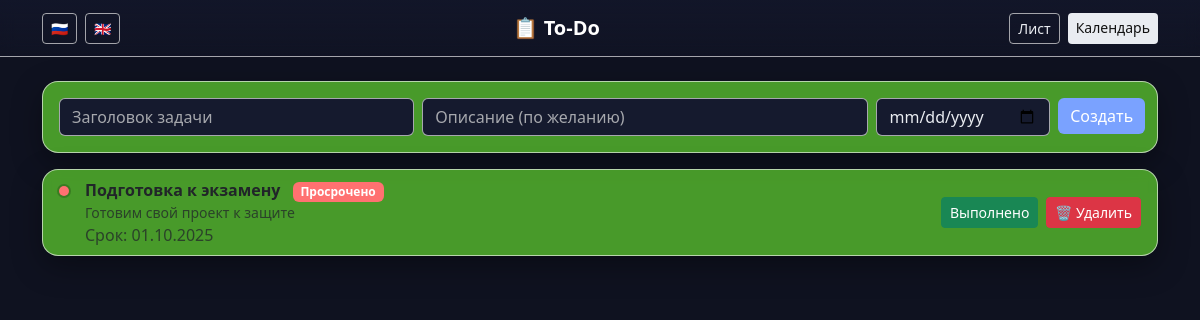
Before: / with the older database file.
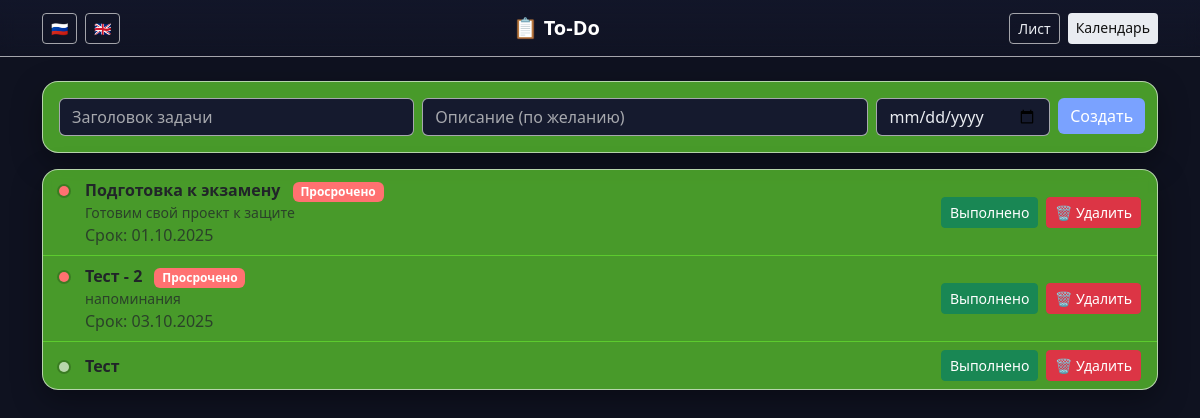
After: the same page with the newer database file.
### tables this page shows
CREATE TABLE tasks (
            id INTEGER PRIMARY KEY AUTOINCREMENT,
            title TEXT NOT NULL,
            description TEXT,
            due_date TEXT, -- ISO формат YYYY-MM-DD
            complete INTEGER NOT NULL DEFAULT 0,
            created_at TEXT DEFAULT (datetime('now')),
            completed_at TEXT
        );

### app.py (the view)
@app.route("/")
def index():
    conn = get_db_connection()
    tasks = conn.execute(
        "SELECT * FROM tasks ORDER BY complete ASC, due_date IS NULL, due_date ASC, id DESC"
    ).fetchall()
    conn.close()
    has_today = any(is_today(t) and not t["complete"] for t in tasks)
    return render_template("index.html", tasks=tasks, is_overdue=is_overdue, is_today=is_today, has_today=has_today)

### app.py (called while the page is built)
@app.context_processor
def inject_translations():
    lang = request.args.get("lang", "ru")
    return dict(
        t=translations.get(lang, translations["ru"]),
        current_lang=lang
    )

def get_db_connection():
    conn = sqlite3.connect(DB_PATH)
    conn.row_factory = sqlite3.Row
    return conn

@app.template_filter("human_date")
def human_date(value):
    if not value:
        return ""
    try:
        d = datetime.strptime(value, "%Y-%m-%d").date()
        return d.strftime("%d.%m.%Y")
    except Exception:
        return value

def is_overdue(task):
    if task["complete"]:
        return False
    due = task["due_date"]
    if not due:
        return False
    try:
        d = datetime.strptime(due, "%Y-%m-%d").date()
        return d < date.today()
    except:
        return False

def is_today(task):
    due = task["due_date"]
    if not due:
        return False
    try:
        d = datetime.strptime(due, "%Y-%m-%d").date()
        return d == date.today()
    except:
        return False

### templates/index.html (shortened to what this page needs)
{% extends "base.html" %}
{% block content %}
<div class="card card-glass mb-3">
  <div class="card-body">
    <form action="{{ url_for('add') }}" method="post" class="row g-2 align-items-start">
      <div class="col-12 col-md-4">
        <input type="text" name="title" class="form-control form-control-dark" placeholder="{{ t['task_title'] }}" required>
      </div>
      <div class="col-12 col-md-5">
        <input type="text" name="description" class="form-control form-control-dark" placeholder="{{ t['task_description'] }}">
      </div>
      <div class="col-8 col-md-2">
        <input type="date" name="due_date" class="form-control form-control-dark" placeholder="{{ t['task_due'] }}">
      </div>
      <div class="col-4 col-md-1 d-grid">
        <button type="submit" class="btn btn-primary">{{ t["add_task"] }}</button>
      </div>
    </form>
  </div>
</div>
<ul class="list-group list-group-flush shadow-soft">
  {% for task in tasks %}
  <li class="list-group-item item-dark d-flex flex-column flex-md-row justify-content-between align-items-start align-items-md-center gap-2"
      data-due="{{ task.due_date }}"
      data-title="{{ task.title }}">
    <div class="d-flex align-items-start gap-3">
      <div class="status-dot {% if task.complete %}done{% elif is_overdue(task) %}overdue{% elif is_today(task) %}today{% endif %}"></div>
      <div>
        <div class="fw-semibold {% if task.complete %}text-decoration-line-through opacity-75{% endif %}">
          {{ task.title }}
          {% if is_overdue(task) %}<span class="badge bg-danger ms-2">{{ t["overdue"] }}</span>{% endif %}
        </div>
        {% if task.description %}
          <div class="text-muted small">{{ task.description }}</div>
        {% endif %}
        {% if task.due_date %}
          <div class="text-muted xsmall">Срок: {{ task.due_date|human_date }}</div>
        {% endif %}
      </div>
    </div>
    <div class="d-flex gap-2">
      {% if not task.complete %}
        <a href="{{ url_for('complete', task_id=task.id) }}" class="btn btn-success btn-sm">{{ t["complete"] }}</a>
      {% else %}
        <a href="{{ url_for('uncomplete', task_id=task.id) }}" class="btn btn-outline-secondary btn-sm">{{ t["uncomplete"] }}</a>
      {% endif %}
      <a href="{{ url_for('delete', task_id=task.id) }}" class="btn btn-danger btn-sm">🗑 {{ t["delete"] }}</a>
    </div>
  </li>
  {% endfor %}
</ul>
{% endblock %}

### templates/base.html (shortened to what this page needs)
<!DOCTYPE html>
<html lang="ru">
<head>
  <link href="https://cdn.jsdelivr.net/npm/bootstrap@5.3.2/dist/css/bootstrap.min.css" rel="stylesheet">
  <link href="{{ url_for('static', filename='style.css') }}" rel="stylesheet">
</head>
<body class="bg-app text-app">
  <nav class="navbar navbar-dark navbar-blur mb-4">
    <div class="container d-flex justify-content-between align-items-center">
      <div class="d-flex gap-2">
        <a class="btn btn-outline-light btn-sm" href="{{ url_for('index', lang='ru') }}">🇷🇺</a>
        <a class="btn btn-outline-light btn-sm" href="{{ url_for('index', lang='en') }}">🇬🇧</a>
      </div>
      <a class="navbar-brand fw-semibold" href="{{ url_for('index', lang=current_lang) }}">📋 To-Do</a>
      <div class="d-flex gap-2">
        <a class="btn btn-outline-light btn-sm" href="{{ url_for('index', lang=current_lang) }}">{{ t["list"] }}</a>
        <a class="btn btn-light btn-sm" href="{{ url_for('calendar_view', lang=current_lang) }}">{{ t["calendar"] }}</a>
      </div>
    </div>
  </nav>
  <main class="container mb-5">
    {% block content %}{% endblock %}
  </main>
</body>
</html>

### static/style.css (style rules this page uses)
:root { --bg: #0f1220; --bg-soft: #151a2e; --bg-glass: rgba(106, 232, 49, 0.64); --text: #e9ecf1; --muted: rgba(248, 248, 246, 0.64); --primary: #7aa2ff; --success: #5ad19a; --danger: #ff7171; --info: #67d4ff; --border: rgba(248, 248, 246, 0.64); --shadow: 0 10px 30px rgba(0,0,0,0.35); }
html, body { background: var(--bg); color: var(--text); }
.bg-app { background: var(--bg); }
.text-app { color: var(--text); }
.navbar-blur { background: linear-gradient(180deg, rgba(20,24,45,0.7), rgba(20,24,45,0.3)); backdrop-filter: blur(8px); border-bottom: 1px solid var(--border); }
.card-glass, .shadow-soft { background: var(--bg-glass); backdrop-filter: blur(6px); border: 1px solid var(--border); box-shadow: var(--shadow); border-radius: 16px; }
.list-group-flush .list-group-item { background: transparent; border-color: var(--bg-glass); }
.item-dark { background: linear-gradient(180deg, rgba(255,255,255,0.03), rgba(163, 178, 154, 0.64)); }
.form-control-dark { background: var(--bg-soft); color: var(--text); border: 1px solid var(--border); }
.form-control-dark::placeholder { color: var(--muted); }
.btn-primary { background: var(--primary); border: none; }
.btn-outline-light { border-color: var(--border); color: var(--text); }
.btn-light { background: var(--text); color: #111; border: none; }
.badge.bg-danger { background: var(--danger) !important; }
.status-dot { width: 10px; height: 10px; border-radius: 50%; margin-top: 8px; background: var(--muted); box-shadow: 0 0 0 2px rgba(0,0,0,0.2); }
.status-dot.overdue { background: var(--danger); }

Changed rows visible on the page:
added tasks: complete 0 (drawn), title "Тест - 2", overdue "Просрочено", description "напоминания", due_date|human_date "03.10.2025", complete "Выполнено", delete "Удалить"
added tasks: complete 0 (drawn), title "Тест", complete "Выполнено", delete "Удалить"
